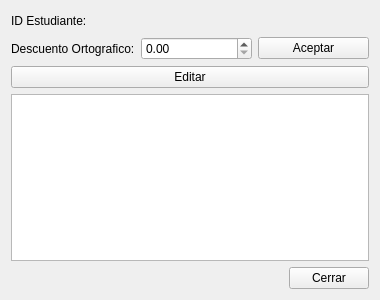
<?xml version="1.0" encoding="UTF-8"?>
<ui version="4.0">
 <class>Form</class>
 <widget class="QWidget" name="Form">
  <property name="geometry">
   <rect>
    <x>0</x>
    <y>0</y>
    <width>380</width>
    <height>300</height>
   </rect>
  </property>
  <property name="minimumSize">
   <size>
    <width>380</width>
    <height>300</height>
   </size>
  </property>
  <property name="windowTitle">
   <string>Actualizar Examen</string>
  </property>
  <layout class="QVBoxLayout" name="verticalLayout">
   <item>
    <layout class="QHBoxLayout" name="horizontalLayout">
     <item>
      <widget class="QLabel" name="label">
       <property name="text">
        <string>ID Estudiante:</string>
       </property>
      </widget>
     </item>
     <item>
      <widget class="QLabel" name="est_id_text">
       <property name="text">
        <string/>
       </property>
      </widget>
     </item>
     <item>
      <spacer name="horizontalSpacer_2">
       <property name="orientation">
        <enum>Qt::Horizontal</enum>
       </property>
       <property name="sizeHint" stdset="0">
        <size>
         <width>40</width>
         <height>20</height>
        </size>
       </property>
      </spacer>
     </item>
    </layout>
   </item>
   <item>
    <layout class="QHBoxLayout" name="horizontalLayout_3">
     <item>
      <widget class="QLabel" name="label_2">
       <property name="text">
        <string>Descuento Ortografico:</string>
       </property>
      </widget>
     </item>
     <item>
      <widget class="QDoubleSpinBox" name="desc_num"/>
     </item>
     <item>
      <widget class="QPushButton" name="aceptar_btn">
       <property name="text">
        <string>Aceptar</string>
       </property>
      </widget>
     </item>
    </layout>
   </item>
   <item>
    <widget class="QPushButton" name="editar_btn">
     <property name="text">
      <string>Editar</string>
     </property>
    </widget>
   </item>
   <item>
    <widget class="QTableWidget" name="tabla"/>
   </item>
   <item>
    <layout class="QHBoxLayout" name="horizontalLayout_2">
     <item>
      <spacer name="horizontalSpacer">
       <property name="orientation">
        <enum>Qt::Horizontal</enum>
       </property>
       <property name="sizeHint" stdset="0">
        <size>
         <width>40</width>
         <height>20</height>
        </size>
       </property>
      </spacer>
     </item>
     <item>
      <widget class="QPushButton" name="cerrar_btn">
       <property name="text">
        <string>Cerrar</string>
       </property>
      </widget>
     </item>
    </layout>
   </item>
  </layout>
 </widget>
 <resources/>
 <connections/>
</ui>
